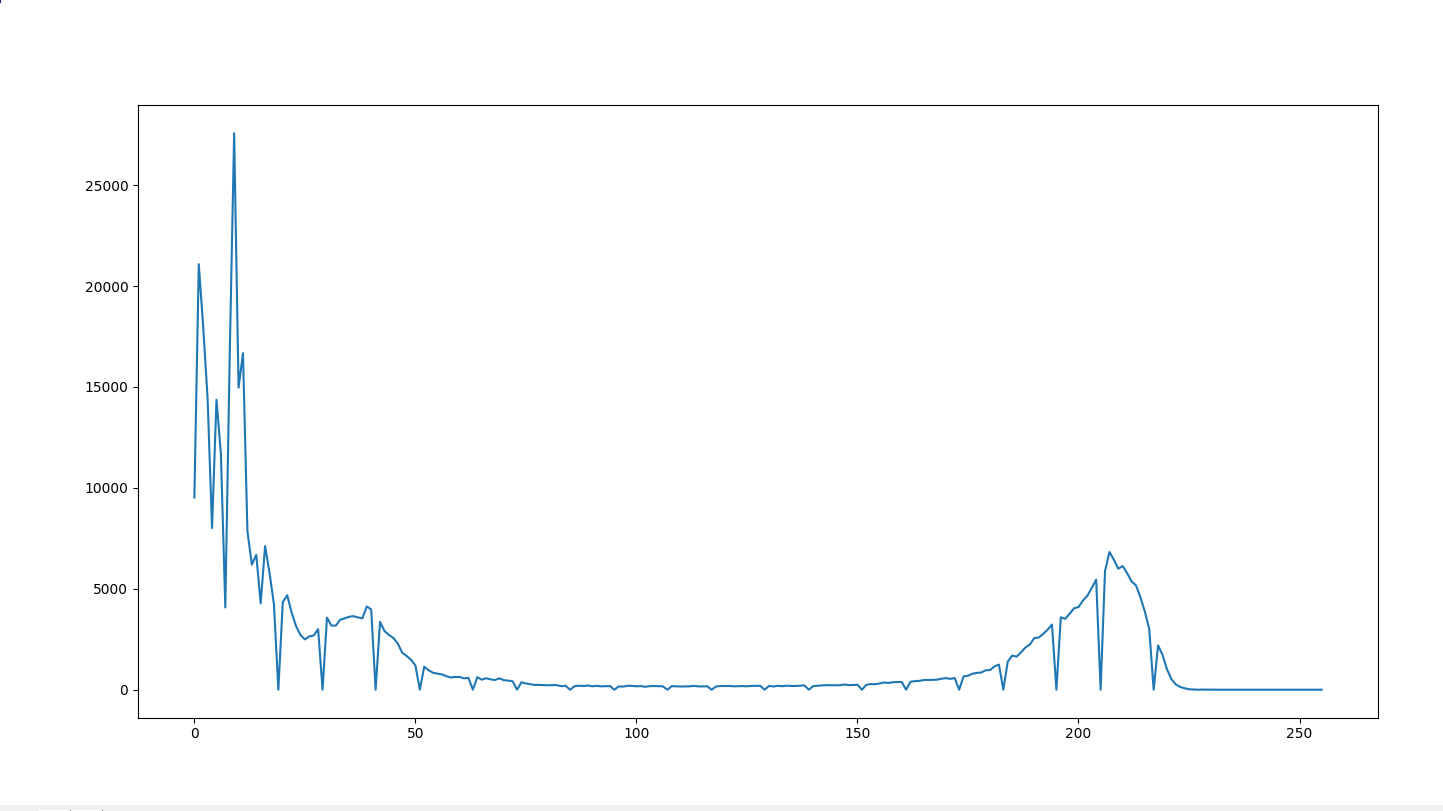

This figure's Python source:
from cv2 import cv2 
import numpy as np
import matplotlib.pyplot as plt

flower = cv2.imread("flower.jfif")
flower = cv2.resize(flower, (800, 600))
# cv2.imshow("original", flower)
# cv2.waitKey(0)

s = flower.shape
# print(s)

flowerGray = cv2.cvtColor(flower, cv2.COLOR_BGR2GRAY)
# cv2.imshow("Binary", flowerGray)

# manipulate contrast and brightness 
flowerGray  = cv2.convertScaleAbs(flowerGray, alpha=1.10, beta=-20)

# cv2.imshow("Enhance", flowerGray)
# cv2.waitKey(0)

H = np.zeros(shape=(256, 1))
print(H)

for i in range(s[0]):
    for j in range(s[1]):
        k = flowerGray[i, j]
        H[k, 0] = H[k, 0] + 1

print(H)
plt.plot(H)
plt.show()
